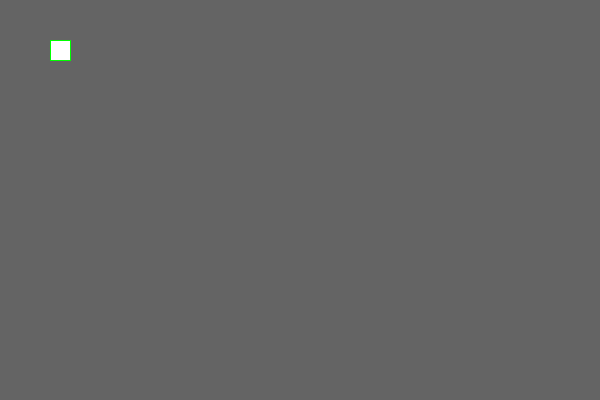
Frame 1 (no input)
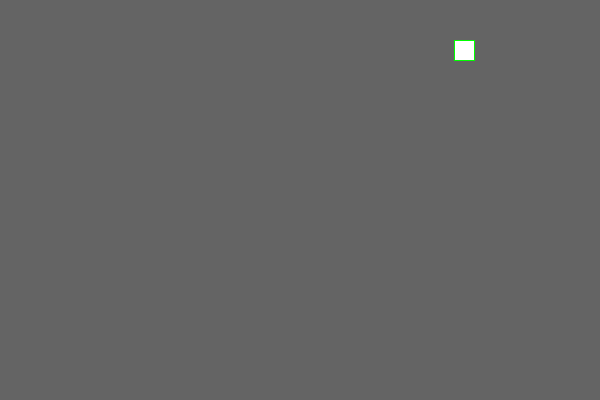
Frame 60 (the mouse pressed at the canvas centre just before this capture)
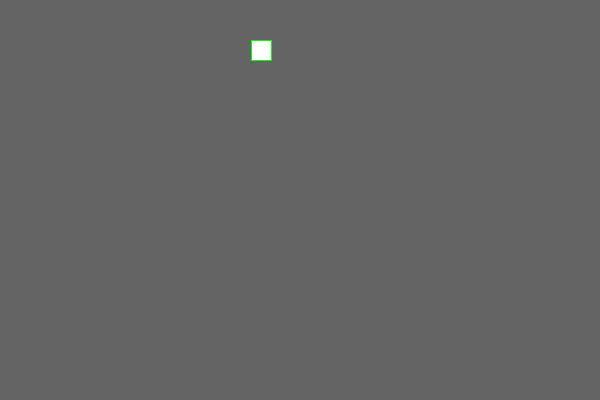
Frame 120 (the mouse held since frame 60 and released just before this capture)

The Processing sketch that drew these frames (run headless with seeded random() and noise(); from frame 60 on, the mouse is pressed at the canvas centre):

// Processing sketch: interpolatePowf
// ── interpolatePowf.pde
Rectangle myRectangle;
float pct;

void setup(){
  
  size(600,400);
  
  myRectangle = new Rectangle();
  myRectangle.posa.x = 0;
  myRectangle.posa.y = 50;
  myRectangle.posb.x = 600;
  myRectangle.posb.y = 50;
  myRectangle.interpolateByPct(0.0f);	// start at 0 pct
  pct = 0.0f;	
  
}

void draw(){
  
  background(100);
  pct += 0.01f;							// increase by a certain amount
  if (pct > 1) pct = 0;					// just between 0 and 1 (0% and 100%)
  myRectangle.interpolateByPct(pct);
  myRectangle.draw();

}

// ── Rectangle.pde
class Rectangle{
		
  float   pct,shaper;	// what pct are we between "a" and "b"
  PVector pos = new PVector();
  PVector posa = new PVector();
  PVector posb = new PVector();
  
  
  Rectangle(){
      shaper = 0.5;
  }

//------------------------------------------------------------------
void draw() {
    fill(255);
    stroke(0,255,0);
    rectMode(CENTER); // center around the position
    rect(pos.x, pos.y, 20,20);
}

//------------------------------------------------------------------
void interpolateByPct(float myPct){

	pct = pow(myPct, shaper);

	pos.x = (1-pct) * posa.x + (pct) * posb.x;

	pos.y = (1-pct) * posa.y + (pct) * posb.y;

}
}
